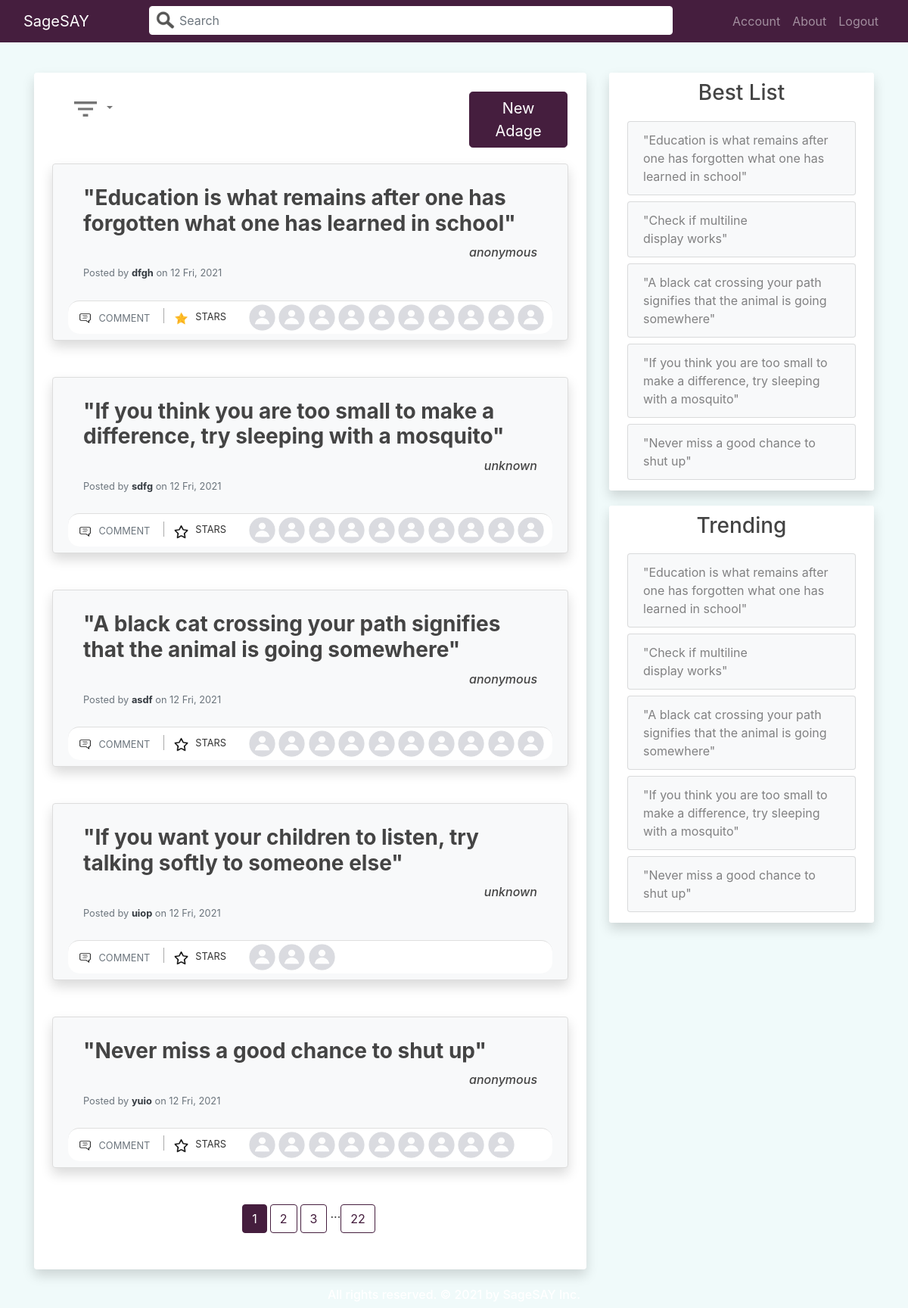
The app's page /home (signed in) with its own data.
### quotes_app/models.py (models this page shows, shortened)
class User(db.Model, UserMixin):
    id = db.Column(db.Integer, primary_key=True)
    username = db.Column(db.String(20), unique=True, nullable=False)
    email = db.Column(db.String(120), unique=True, nullable=False)
    image_file = db.Column(db.String(20), nullable=False, default='default.jpg')
    password = db.Column(db.String(60), nullable=False)
    posts = db.relationship('Post', backref='posted_by', lazy=True)
    comments = db.relationship('Comment', backref='comment_author', lazy=True)
    likes = db.relationship('Like', backref='like_author', lazy=True)
    more_info = db.relationship('MoreInfoUser', backref='info_author', lazy=True)
    like_comments = db.relationship('LikeComment', backref='like_comment_author', lazy=True)

class Post(db.Model):
    id = db.Column(db.Integer, primary_key=True)
    author = db.Column(db.String(100), nullable=False, default='Anonymous')
    content = db.Column(db.Text, nullable=False)
    date_posted = db.Column(db.DateTime, nullable=False, default=dt.utcnow)
    user_id = db.Column(db.Integer, db.ForeignKey('user.id'), nullable=False)
    comments = db.relationship('Comment', backref='comment_post', lazy=True)
    likes = db.relationship('Like', backref='like_post', lazy=True)

### quotes_app/main/routes.py (the view)
@main.route("/", methods=['GET', 'POST'])
@main.route("/home", methods=['GET', 'POST'])
def home():
    post_id = request.args.get('star', type=int)
    page = request.args.get('page', 1, type=int)
    if post_id:
        if current_user.is_authenticated:
            update_like_table(current_user, post_id)
        else:
            flash('Please log in to give a star.', 'info')
        return redirect(url_for('main.home', page=page))
    posts = Post.query.order_by(Post.date_posted.desc()).paginate(page=page, per_page=5)
    posts_data = prepare_posts_display(posts, 10)
    best_posts = get_best_posts(5)
    trend_posts = get_trending(5)
    return render_template('home.html', posts=posts, posts_data=posts_data,
        best_posts=best_posts, trend_posts=trend_posts)

### quotes_app/main/utils.py (called while the page is built)
def prepare_posts_display(posts, size):
    posts_data = []
    for post in posts.items:
        post_info = []
        likes = Like.query.filter_by(like_post=post).limit(size).all()
        for like in likes:
            post_info.append(User.query.get(like.user_id))
        post_info.append(post)
        starred = None
        if current_user.is_authenticated:
            starred = Like.query.filter_by(like_post=post, like_author=current_user).first()
        if starred:
            post_info.append(True)
        else:
            post_info.append(False)
        posts_data.append(post_info)
    return posts_data

def get_best_posts(size):
    posts = Like.query.with_entities(Like.post_id, func.count(Like.user_id))\
        .group_by(Like.post_id).order_by(func.count(Like.user_id).desc()).limit(size).all()
    prep_posts = []
    for item in posts:
        post = Post.query.get(item[0])
        prep_posts.append(post)
    if len(prep_posts) < size:
        prep_posts = prep_posts + Post.query.filter(Post.id.\
            notin_([item.id for item in prep_posts])).order_by(Post.date_posted).\
            limit(size-len(prep_posts)).all()
    return prep_posts

def get_trending(size):
    time_window = dt.utcnow() - timedelta(days=7)
    posts = Like.query.filter(Like.date_like >= time_window).with_entities(Like.post_id,
        func.count(Like.user_id)).group_by(Like.post_id).order_by(func.count(Like.user_id)\
        .desc()).limit(size).all()
    prep_posts = []
    for item in posts:
        post = Post.query.get(item[0])
        prep_posts.append(post)
    if len(prep_posts) < size:
        prep_posts = prep_posts + Post.query.filter(Post.date_posted >= time_window,
            Post.id.notin_([item.id for item in prep_posts])).order_by(Post.date_posted).\
            limit(size-len(prep_posts)).all()
    return prep_posts

### quotes_app/models.py (called while the page is built)
@login_manager.user_loader
def user_loader(user_id):
    return User.query.get(int(user_id))

### quotes_app/templates/home.html (shortened to what this page needs)
{% extends "layout.html" %}
{% block content %}
<div class="col-md-8">
    <div class="mx-auto">
        <div class="container py-4 px-4 mb-4 bg-white shadow rounded overflow-hidden">
            <div class="card rounded card-nf bg-white p-0">
                <div class="card-body p-0">
                    <div class="d-flex flex-wrap">
                        <div class="mr-auto">
                            <div class="dropdown">
                                <button class="btn btn-filter btn-order p-0 dropdown-toggle" type="button" id="dropdownMenuButton" data-toggle="dropdown" aria-haspopup="true" aria-expanded="false">
                                    <img src="{{ url_for('static', filename='filter.png') }}" width="40" height="40">
                                </button>
                            </div>
                        </div>
                        <div class="ml-auto">
                            <a href="{{ url_for('posts.new_post') }}" class="btn btn-lg btn-order btn-violet m-0" role="button" aria-pressed="true">New Adage</a>
                        </div>
                    </div>
                </div>
            </div>
            {% for post in posts_data %}
                <div class="card rounded shadow bg-light py-2 mb-5">
                    <div class="card-body">
                        <div class="row">
                            <div class="col-12 link-post-content">
                                <a href="{{ url_for('posts.post', post_id=post[-2].id) }}"><h3 class="card-title "><b>"{{ post[-2].content | safe }}"</b></h3></a>
                            </div>
                            <div class="col-12 d-flex justify-content-end text-center">
                                <h6><i>{{ post[-2].author }}</i></h6>
                            </div>
                            <div class="col mt-2">
                                <h6 class="card-subtitle mb-2 text-muted">
                                    <p class="card-text text-muted small"> Posted by <a href="{{ url_for('users.user_profile', username=post[-2].posted_by.username) }}" class="font-weight-bold text-dark"> {{ post[-2].posted_by.username }}</a> on {{ post[-2].date_posted.strftime('%-d %a, %Y') }}</p>
                                </h6>
                            </div>
                        </div>
                    </div>
                    <div class="card-footer bg-white p-1">
                        <div class="row">
                            <div class="col-md-auto ">
                                <a href="{{ url_for('posts.post', post_id=post[-2].id) }}" class="btn btn-outlined btn-black text-muted bg-transparent p-1 ml-1 mr-2" data-wow-delay="0.7s">
                                    <img src="{{ url_for('static', filename='comment.png') }}" class="mr-1 " width="19" height="19">
                                    <small>COMMENT</small>
                                </a>
                                <a href="{{ url_for('main.home', page=posts.page, star=post[-2].id) }}" class="btn btn-outlined btn-black text-muted bg-transparent p-1 ml-2 mr-0" data-wow-delay="0.7s">
                                {% if post[-1] == True %}
                                    <img src="{{ url_for('static', filename='christmas-star.png') }}" width="19" height="19">
                                {% else %}
                                    <img src="{{ url_for('static', filename='star.png') }}" width="19" height="19">
                                {% endif %}
                                </a>
                                <small>STARS</small>
                            </div>
                            <div class="col-md-auto">
                                <ul class="list-inline mb-0">
                                    {% for user in post[:-2] %}
                                    <li class="list-inline-item">
                                        <a href="{{ url_for('users.user_profile', username=user.username) }}" >
                                            <img src="{{ url_for('static', filename='profile_pics/' + user.image_file) }}" alt="DP" class=" rounded-circle" width="35" height="35">
                                        </a>
                                    </li>
                                    {% endfor %}
                                </ul>
                            </div>
                        </div>
                    </div>
                </div>
            {% endfor %}
            <div class="container d-flex justify-content-center">
                {% for page_num in posts.iter_pages(left_edge=1, right_edge=1, left_current=2, right_current=3) %}
                    {% if page_num %}
                        {% if posts.page == page_num %}
                        <a class="mr-1 mb-4 btn btn-violet" href="{{ url_for('main.home', page=page_num) }}">{{ page_num }}</a>
                        {% else %}
                            <a class="mr-1 mb-4 btn btn-outline-violet" href="{{ url_for('main.home', page=page_num) }}">{{ page_num }}</a>
                        {% endif %}
                    {% else %}
                        ...
                    {% endif %}
                {% endfor %}
            </div>
        </div>
    </div>
</div>
<div class="col-md-4">
    <div class="content-section shadow">
        <div class="mb-3 text-center">
            <h3>Best List</h3>
        </div>
        <ul class="list-group">
            {% if not best_posts %}
                <a href="{{ url_for('posts.new_post') }}"><li class="list-group-item list-group-item-light">No Adages. Add one.</li></a>
            {% else %}
                {% for post in best_posts %}
                    <a href="{{ url_for('posts.post', post_id=post.id) }}" class="p-1"><li class="list-group-item list-group-item-light">"{{ post.content | safe }}"</li></a>
                {% endfor %}
            {% endif %}
        </ul>
    </div>
    <div class="content-section shadow">
        <div class="mb-3 text-center">
            <h3>Trending</h3>
        </div>
        <ul class="list-group">
            {% if not trend_posts %}
            <a href="{{ url_for('posts.new_post') }}"><li class="list-group-item list-group-item-light">No activity. Add an Adage or give a star.</li></a>
            {% else %}
                {% for post in trend_posts %}
                <a href="{{ url_for('posts.post', post_id=post.id) }}" class="p-1"><li class="list-group-item list-group-item-light">"{{ post.content | safe }}"</li></a>
                {% endfor %}
            {% endif %}
        </ul>
    </div>
</div>
{% endblock content %}

### quotes_app/static/main.css (style rules this page uses)
html { height: 100%; }
body { height: 100%; display: flex; flex-direction: column; background: #f0fafa; color: #333333; margin-top: 6rem; background-image: url('village_road.jpg'); background-repeat: no-repeat; background-attachment: fixed; background-size: cover; }
h1, h2, h3, h4, h5, h6 { color: #444444; }
a, a:active, a:focus, button, button:active, button:focus { outline: none; }
.btn-outline-violet { color: #451e3e; border-color: #451e3e !important; }
.btn-violet { color: white; border-color: #451e3e !important; background-color: #451e3e; }
.btn-filter { border-color: white; color: #777777; }
.btn-order { min-height: 45px; min-width: 102px; max-width: 130px; }
.btn-lg { padding: .375rem .75rem; }
.list-group a { text-decoration: none; }
.list-group-item-light { background-color: #f8f9fa; }
.link-post-content a { color: #444444; text-decoration: none; }
.content-section { background: #ffffff; padding: 10px 20px; border-radius: 3px; margin-bottom: 20px; }
.card-footer:last-child { border-radius: 15px; }
.card { background: #451e3e; padding: 10px 20px; border: 1px solid #dddddd; border-radius: 8px; margin-bottom: 20px; }
.card-nf { border: 1px solid white; }
.btn { border-color: white; -webkit-box-shadow: none; box-shadow: none; }
.list-inline-item:not(:last-child) { margin-right: 0px; }

### records on screen
User: content "Education is what remains after one has forgotten what one has learned in school", author "anonymous", username "dfgh", date_posted "12 Fri, 2021", shows a picture, image_file (placeholder picture), content "If you think you are too small to make a difference, try sleeping with a mosquito", author "unknown", username "sdfg", content "A black cat crossing your path signifies that the animal is going somewhere", username "asdf", content "If you want your children to listen, try talking softly to someone else", username "uiop", content "Never miss a good chance to shut up", username "yuio"
User: image_file (placeholder picture)
User: image_file (placeholder picture)
User: image_file (placeholder picture)
User: image_file (placeholder picture)
User: image_file (placeholder picture)
User: image_file (placeholder picture)
User: image_file (placeholder picture)
User: image_file (placeholder picture)
User: image_file (placeholder picture)
Post: content "Education is what remains after one has forgotten what one has learned in school"
Post: content "Check if multiline display works"
Post: content "A black cat crossing your path signifies that the animal is going somewhere"
Post: content "If you think you are too small to make a difference, try sleeping with a mosquito"
Post: content "Never miss a good chance to shut up"

### other values on screen
{{ page_num }} "1"
{{ page_num }} "2" "3" "22"
